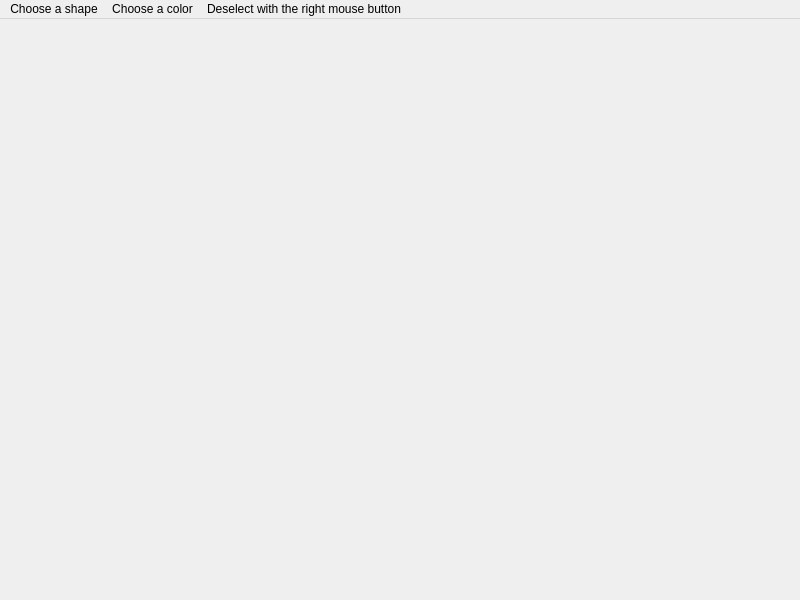
<?xml version="1.0" encoding="UTF-8"?>
<ui version="4.0">
 <class>MainWindow</class>
 <widget class="QMainWindow" name="MainWindow">
  <property name="geometry">
   <rect>
    <x>0</x>
    <y>0</y>
    <width>800</width>
    <height>600</height>
   </rect>
  </property>
  <property name="windowTitle">
   <string>Shapes</string>
  </property>
  <property name="styleSheet">
   <string notr="true"/>
  </property>
  <widget class="QWidget" name="centralwidget"/>
  <widget class="QMenuBar" name="menubar">
   <property name="geometry">
    <rect>
     <x>0</x>
     <y>0</y>
     <width>800</width>
     <height>26</height>
    </rect>
   </property>
   <widget class="QMenu" name="menuShapes">
    <property name="title">
     <string>Choose a shape</string>
    </property>
    <addaction name="actionCircle"/>
    <addaction name="actionSquare"/>
    <addaction name="actionTriangle"/>
   </widget>
   <widget class="QMenu" name="menuColor">
    <property name="contextMenuPolicy">
     <enum>Qt::ActionsContextMenu</enum>
    </property>
    <property name="title">
     <string>Choose a color</string>
    </property>
    <addaction name="actionColor"/>
   </widget>
   <widget class="QMenu" name="menuDeselect_with_the_right_mouse_button">
    <property name="title">
     <string>Deselect with the right mouse button</string>
    </property>
   </widget>
   <addaction name="menuShapes"/>
   <addaction name="menuColor"/>
   <addaction name="menuDeselect_with_the_right_mouse_button"/>
  </widget>
  <action name="actionCircle">
   <property name="text">
    <string>Circle</string>
   </property>
  </action>
  <action name="actionSquare">
   <property name="text">
    <string>Square</string>
   </property>
  </action>
  <action name="actionTriangle">
   <property name="text">
    <string>Triangle</string>
   </property>
  </action>
  <action name="actionColor">
   <property name="text">
    <string>Color</string>
   </property>
  </action>
 </widget>
 <resources/>
 <connections/>
</ui>
